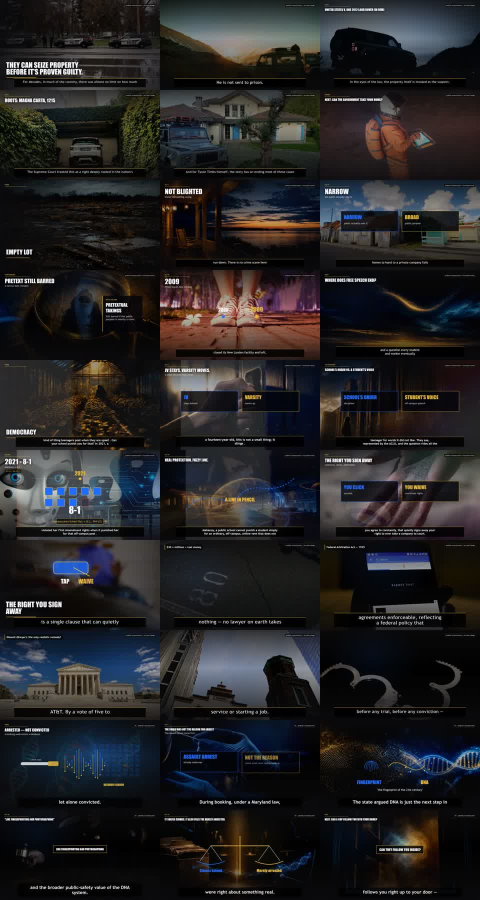
#> input picture episodes/_planning/pd_009_013_review_contacts_latest.jpg, 960 x 1800 px (shown at 1/2 size)
$ python thumb_add_text_halo.py --in ../episodes/_planning/pd_009_013_review_contacts_latest.jpg --out out.png
#> lines starting #> are read from the running program, lines starting #| are printed output that depends on the picture; after the words box and inside, x2 and y2 are one past the last pixel; in counts of white or black regions, pixels touching at a corner belong together
#!/usr/bin/env python
"""Darken a halo around a thumbnail's bright text so the headline separates from the plate.

check_thumb_subject_luma measures a real legibility property: the dark ring around the bright
core (>=12px @1280). EP50's plate is a lit interrogation room, so the 6px stroke baked in by
the thumbnail builder disappears into the glow and the headline reads soft at feed size.

This works on the FLATTENED png (no SDXL, no re-generation): bright cores are found, dilated,
and the newly added ring is multiplied down and blurred into a natural drop-halo. Nothing is
repainted, no text is added or changed -- the same words simply stop competing with the wall
behind them.

    python scripts/thumb_add_text_halo.py --in <thumb.png> --out <thumb.v002.png> [--radius 16]
"""
from __future__ import annotations

import argparse
from pathlib import Path

from PIL import Image, ImageChops, ImageDraw, ImageFilter


def main() -> int:
    ap = argparse.ArgumentParser()
    ap.add_argument("--in", dest="src", required=True)
    ap.add_argument("--out", dest="dst", required=True)
    ap.add_argument("--radius", type=int, default=16, help="halo width in px @ image width")
    ap.add_argument("--bright", type=int, default=170,
                    help="luma above which a pixel counts as glyph (include the antialias fringe)")
    ap.add_argument("--feather", type=float, default=3.0, help="outer softening of the halo, px")
    ap.add_argument("--darken", type=float, default=0.18, help="ring multiplier (0=black)")
    ap.add_argument("--cap-outside", type=float, default=190.0,
                    help="max luma allowed outside the headline box (0 disables the rolloff)")
    ap.add_argument("--box", type=float, nargs=4, action="append", metavar=("X0", "Y0", "X1", "Y1"),
                    help="text box as fractions of width/height; repeatable "
                         "(default: the builder's chip + two headline lines)")
    a = ap.parse_args()
    if not a.box:
        a.box = [(0.02, 0.18, 0.30, 0.30),     # kicker chip
                 (0.02, 0.30, 0.50, 0.69)]     # the two headline lines + rule

    im = Image.open(a.src).convert("RGB")
#> im is the input picture: PIL image 960x1800 RGB; mean R, G, B 36.2, 35.3, 36.8
    w, h = im.size
#> w = 960; h = 1800

    # Text lives in known boxes (the builder lays the chip and the two headline lines out at
    # fixed coordinates). EVERYTHING is done through those boxes: outside them the plate's
    # highlights are rolled back so no wall or lamp is brighter than a glyph, inside them the
    # glyphs get a hard dark halo. A halo applied to the whole frame boxes the lamp in a black
    # rectangle -- it passes the gate and looks broken, which is not a trade this makes.
    text_mask = Image.new("L", (w, h), 0)
#> text_mask: PIL image 960x1800 L; every value is 0
    md = ImageDraw.Draw(text_mask)
    for (x0, y0, x1, y1) in a.box:
        md.rectangle([int(x0 * w), int(y0 * h), int(x1 * w), int(y1 * h)], fill=255)

    if a.cap_outside > 0:
        lum0 = im.convert("L")
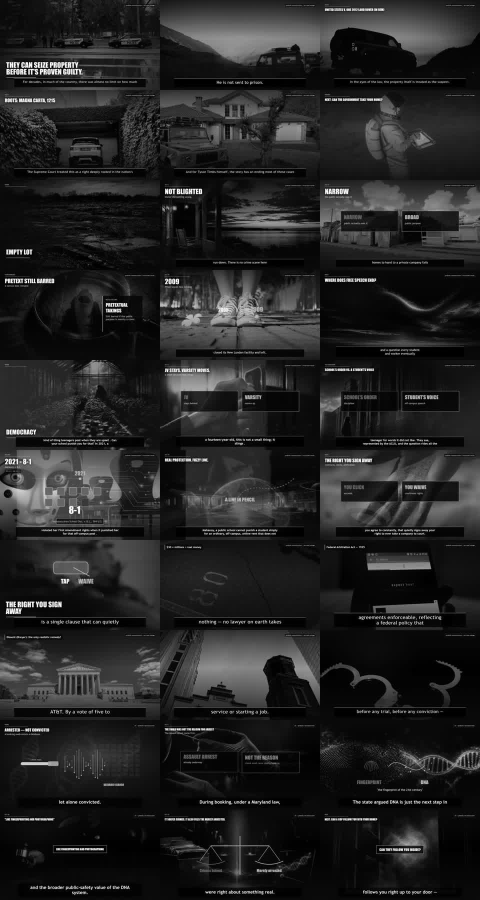
#> lum0: PIL image 960x1800 L (shown at 1/2 size); min 0, max 255, mean 35.7
        hot = lum0.point(lambda v: 255 if v > a.cap_outside else 0)
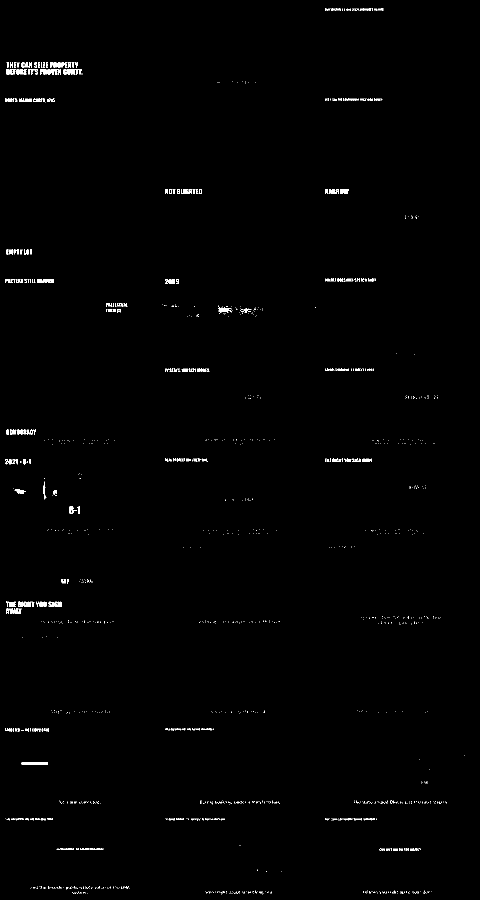
#> hot: PIL image 960x1800 L (shown at 1/2 size); 0.64% white in thin lines or dots
        hot = Image.composite(Image.new("L", (w, h), 0), hot, text_mask)   # not on the text
#> hot: PIL image 960x1800 L; 0.43% white in thin lines or dots
        scale = a.cap_outside / 255.0
        rolled = Image.eval(im, lambda v: int(v * scale))
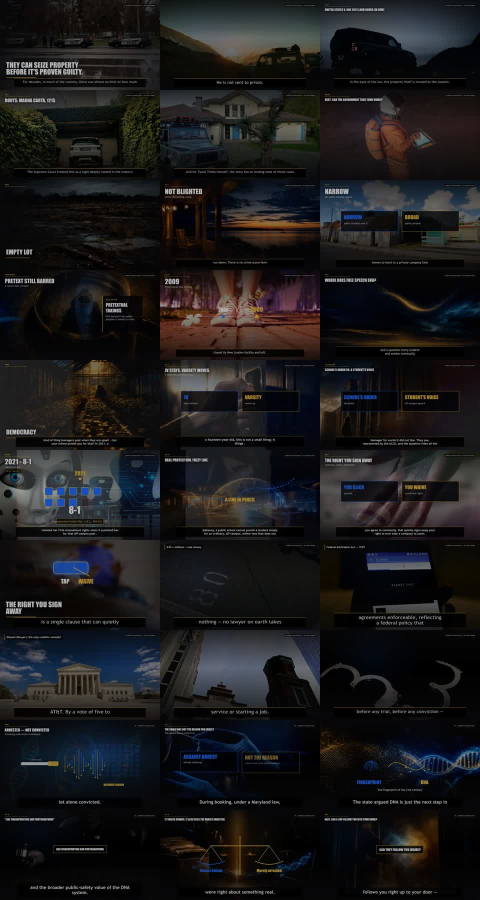
#> rolled: PIL image 960x1800 RGB (shown at 1/2 size); mean R, G, B 26.4, 25.8, 27
        im = Image.composite(rolled, im, hot.filter(ImageFilter.GaussianBlur(2.0)))

    # The halo has to start HARD at the glyph edge. A blurred mask leaves the antialiased
    # fringe (luma ~185) sitting right against the core, which is exactly what the checker
    # samples first -- so the ring is built with a hard edge and only feathered outwards.
    lum = im.convert("L")
    core = lum.point(lambda v: 255 if v >= a.bright else 0)
#> core: PIL image 960x1800 L; 0.88% white in thin lines or dots
    core = Image.composite(core, Image.new("L", (w, h), 0), text_mask)   # glyphs only
#> core: PIL image 960x1800 L; 0.34% white; 390 white regions (296 under 20 px), largest, box (x1, y1, x2, y2) and area: (23, 975, 61, 1000) 545, (434, 602, 481, 630) 412, (86, 956, 94, 1008) 178
    grown = core.filter(ImageFilter.MaxFilter(a.radius * 2 + 1))
#> grown: PIL image 960x1800 L; 6.4% white; 18 white regions, largest, box (x1, y1, x2, y2) and area: (3, 902, 252, 1085) 24916, (3, 1187, 247, 1259) 12399, (304, 581, 497, 665) 12159
    ring = Image.composite(Image.new("L", (w, h), 0), grown, core)       # grown minus the core
#> ring: PIL image 960x1800 L; 6.1% white; 55 white regions (37 under 20 px), largest, box (x1, y1, x2, y2) and area: (3, 902, 252, 1085) 23474, (3, 1187, 247, 1259) 11513, (304, 581, 497, 665) 11256
    if a.feather > 0:
        soft = ring.filter(ImageFilter.GaussianBlur(a.feather))
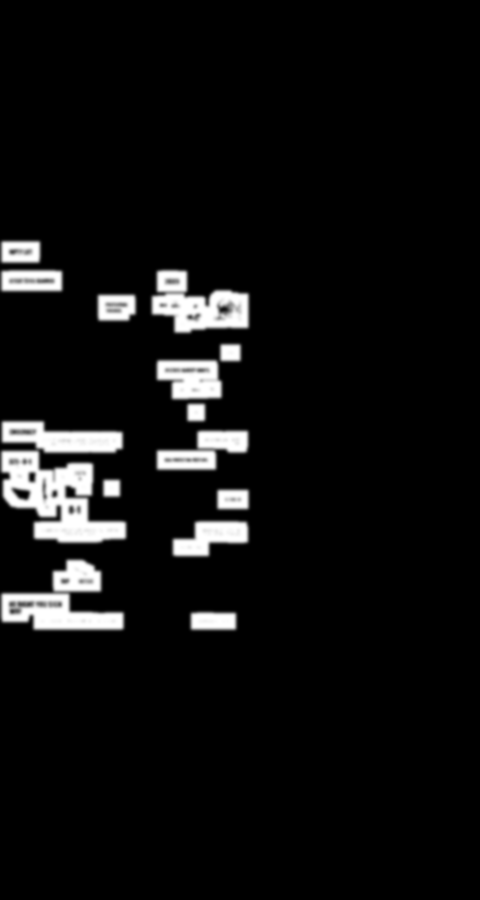
#> soft: PIL image 960x1800 L (shown at 1/2 size); min 0, max 255, mean 15.6
        ring = ImageChops.lighter(ring, soft)                            # feather outwards only
    ring = Image.composite(Image.new("L", (w, h), 0), ring, core)        # never touch the glyphs
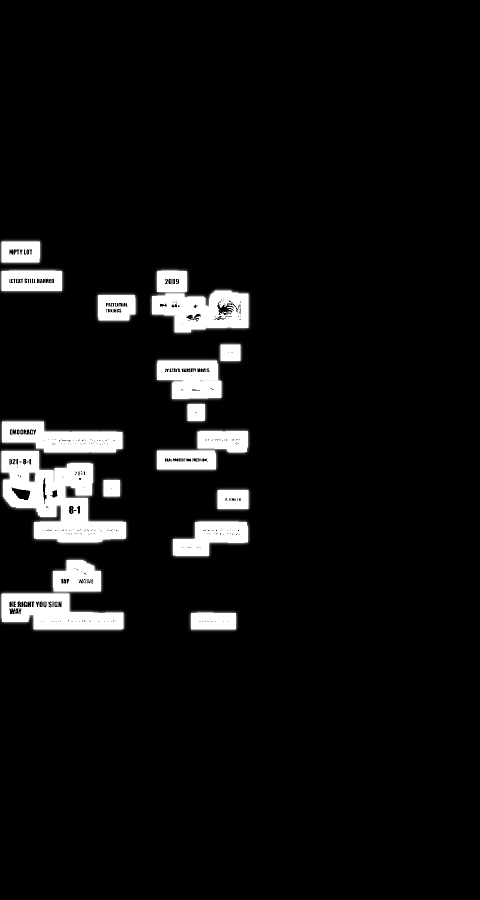
#> ring: PIL image 960x1800 L (shown at 1/2 size); min 0, max 255, mean 16.7

    dark = Image.eval(im, lambda v: int(v * a.darken))
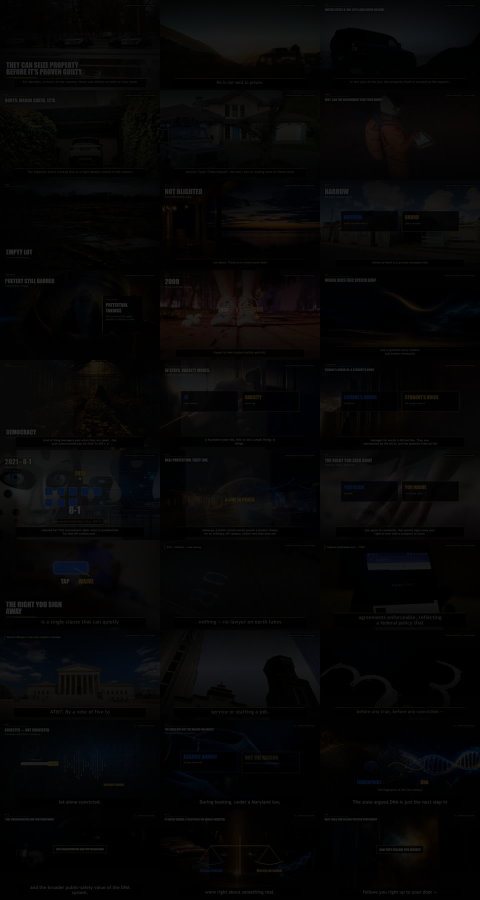
#> dark: PIL image 960x1800 RGB (shown at 1/2 size); mean R, G, B 6, 5.8, 6.1
    out = Image.composite(dark, im, ring)
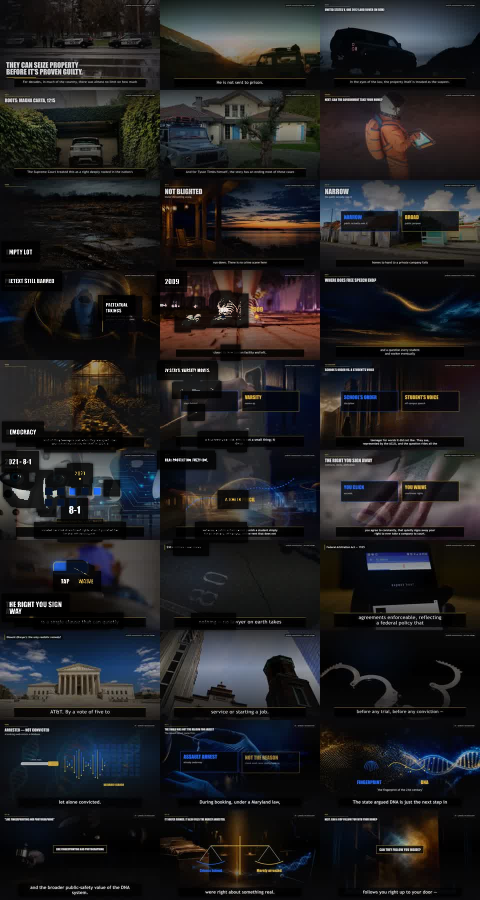
#> out: PIL image 960x1800 RGB (shown at 1/2 size); mean R, G, B 32.8, 32.1, 33.7
    Path(a.dst).parent.mkdir(parents=True, exist_ok=True)
    out.save(a.dst)
    print(f"WROTE {a.dst}  (halo radius {a.radius}px, ring darkened to {a.darken:.0%})")
    return 0


if __name__ == "__main__":
    raise SystemExit(main())
#> (the program exits here)
